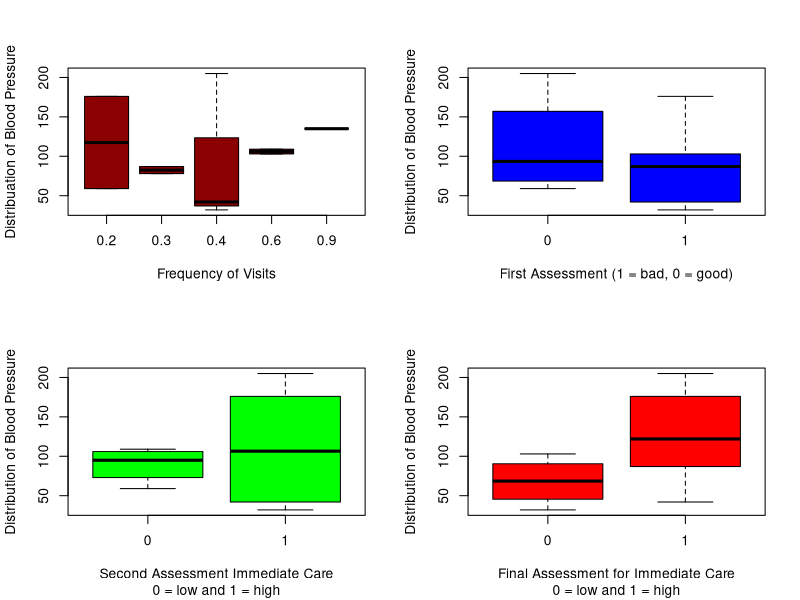
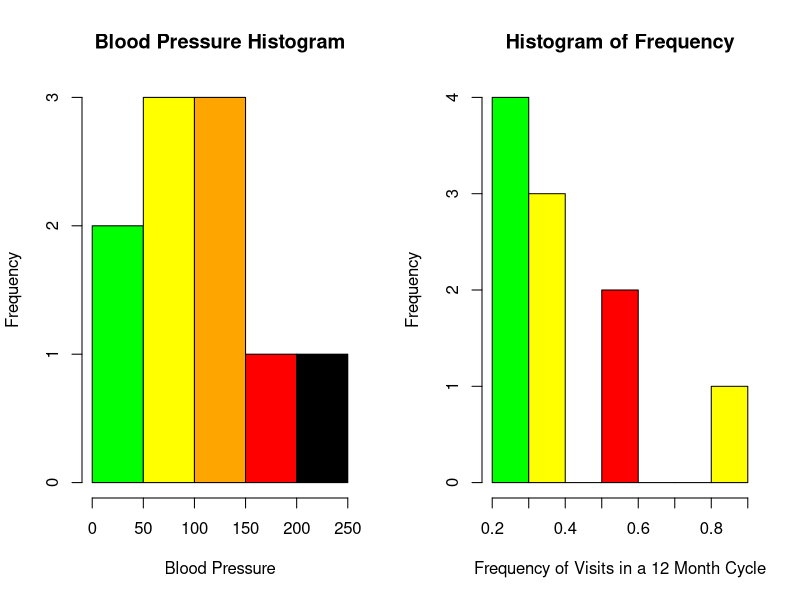

Write the R code that produced these figures, in order.
# Module 4 Assignment
# data set contains 5 variables based on observation of 10 patients
# Frequency, Bloodpressure (BP), Fisrt assessment, Second Assessment, EU Final Decision. 
# In the first assessment it is based on 2 factors 1 = "bad", 0 = "good"
# in the second and final decisions it is based on 0 = low and 1 = high
# initialize vectors
Frequency <- c(0.6, 0.3, 0.4, 0.4, 0.2, 0.6, 0.3, 0.4, 0.9, 0.2)
BP <- c(103, 87, 32, 42, 59, 109, 78, 205, 135, 176)
First <- c(1, 1, 1, 1, 0, 0, 0, 0, NA, 1)
Second <- c(0, 0, 1, 1, 0, 0, 1, 1, 1, 1)
Final <- c(0, 1, 0, 1, 0, 1, 0, 1, 1, 1)
# Put it away in a nice Data frame called localhospital
localhospital <- data.frame(Frequency, BP, First, Second, Final)
str(localhospital)
# Here we are going to make the graphs
# Vector of colors
colors = c("green", "yellow", "orange", "red", "black")
#Bloxplots
par(mfrow = c(2,2))
boxplot(localhospital$BP ~ localhospital$Frequency, xlab = "Frequency of Visits", ylab = "Distribuation of Blood Pressure", col = "darkred")
boxplot(localhospital$BP ~ localhospital$First, xlab = "First Assessment (1 = bad, 0 = good)", ylab = "Distribution of Blood Pressure", col = "blue")
boxplot(localhospital$BP ~ localhospital$Second, xlab = "Second Assessment Immediate Care", ylab = "Distribution of Blood Pressure", sub = "0 = low and 1 = high", col = "green")
boxplot(localhospital$BP ~ localhospital$Final, xlab = "Final Assessment for Immediate Care", ylab = "Distribution of Blood Pressure",sub = "0 = low and 1 = high", col = "red")
#Histograms
par(mfrow = c(1,2))
hist(BP, xlab = "Blood Pressure", main = "Blood Pressure Histogram", col = colors)
hist(Frequency, xlab = "Frequency of Visits in a 12 Month Cycle", col = colors)


